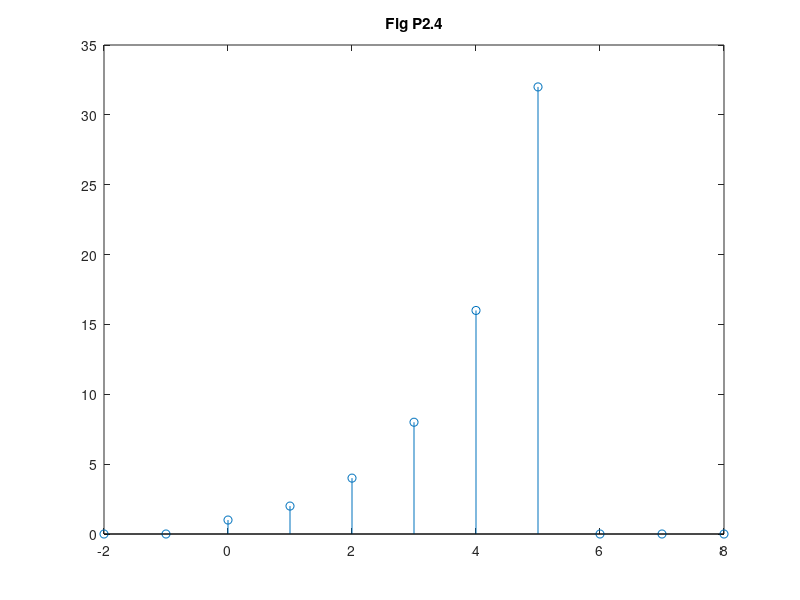
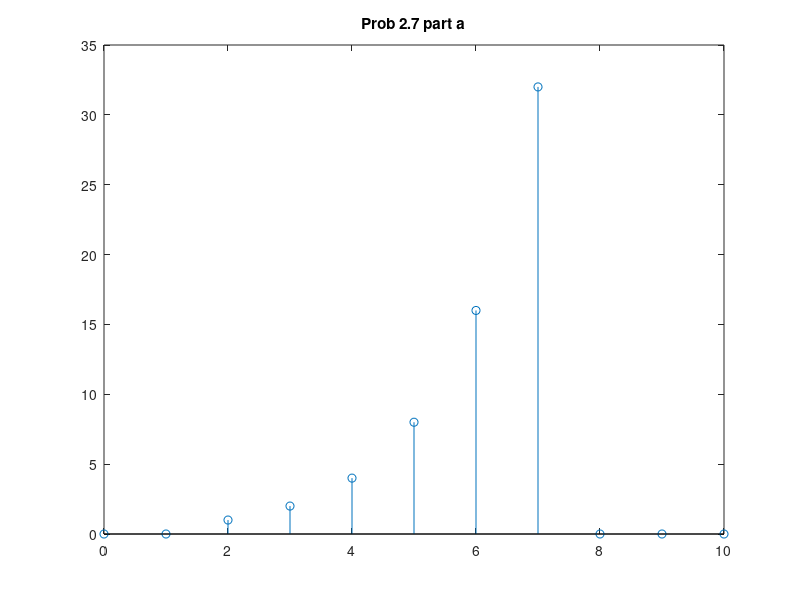

Here is the MATLAB script that generated these plots, in order:
% chap2_7.m  - Prob 2.7 p75 Blandford
% EECE 4510 / 5510 - Marquette University
% Fred J. Frigo
% Sep - 2019
% 
% From Fig P2.4

x =[ 0, 0, 1, 2, 4, 8, 16, 32, 0, 0, 0];
n =[-2,-1, 0, 1, 2, 3,  4,  5, 6, 7, 8];

figure();
stem( n, x);
title( "Fig P2.4");

% part a
na = n + 2;
figure()
stem( na, x);
title("Prob 2.7 part a")